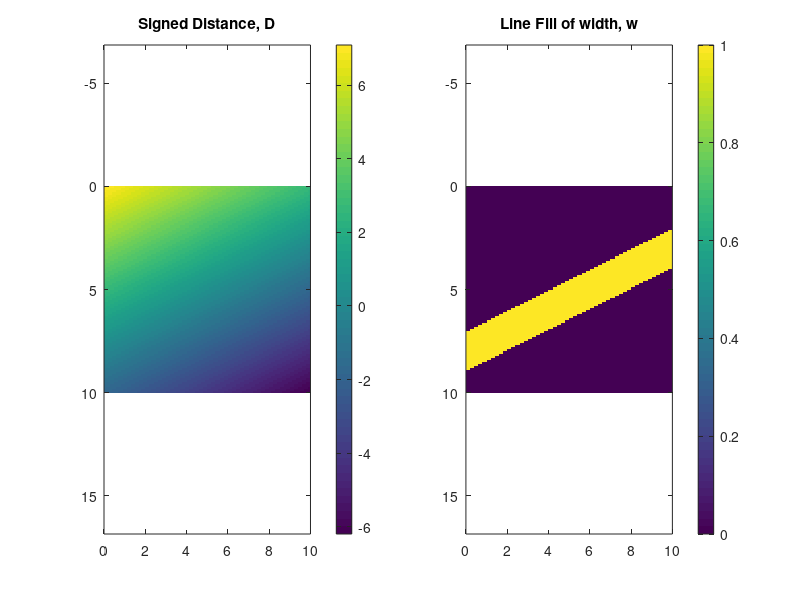

MATLAB code for this plot:
% Topic 3 Numerical Analysis of TX Lines - Lecture 2.5 - Lines and fills
% via Linear Meshgrids

%%%%%%%%%%%%%%%%%%%%%%%%%%%%%%%%%%%%%%%%%%%%%%%
%% Initialize Matlab
%%%%%%%%%%%%%%%%%%%%%%%%%%%%%%%%%%%%%%%%%%%%%%%

close all;
clc;
clear all; % Apparently MATLAB advices against using clear all for simply clearing variables

%%%%%%%%%%%%%%%%%%%%%%%%%%%%%%%%%%%%%%%%%%%%%%%
%% Dashboard
%%%%%%%%%%%%%%%%%%%%%%%%%%%%%%%%%%%%%%%%%%%%%%%

% Grid Parameters
Sx = 10;
Sy = 10;
Nx = 100;
Ny = round((Nx/Sx)*Sy);

% Computing Axes
dx = Sx/Nx;
dy = Sy/Ny;
xa = (0.5:Nx - 0.5) * dx;
ya = (0.5:Ny - 0.5) * dy;

% Creating Grid
[Y,X] = meshgrid(ya,xa);


% DEFINE POINTS ON THE LINE AND WIDTH OF FILL

x1 = 0;     y1 = 8;
x2 = 10;    y2 = 3;
w  = 1.7;               % Width of the line

%%%%%%%%%%%%%%%%%%%%%%%%%%%%%%%%%%%%%%%%%%%%%%%
%% Implementing the fill
%%%%%%%%%%%%%%%%%%%%%%%%%%%%%%%%%%%%%%%%%%%%%%%

% SIGNED DISTANCE FUNCTION

D = (y2 - y1)*X - (x2 - x1)*Y + x2*y1 - x1*y2;

% Scale D to the physical dimensions

D = D./sqrt((y2 - y1)^2 + (x2 - x1)^2);

% Visualize D

subplot(1,2,1);
imagesc(xa, ya, D.');
colorbar;
axis equal tight;
title("Signed Distance, D");

% LINE FILL OF WIDTH, "w" CENTERED AROUND OUR LINE

LFILL = abs(D) < w/2;

% Visualize LFILL

subplot(1,2,2);
imagesc(xa, ya, LFILL.');
colorbar;
axis equal tight;
title("Line Fill of width, w");
